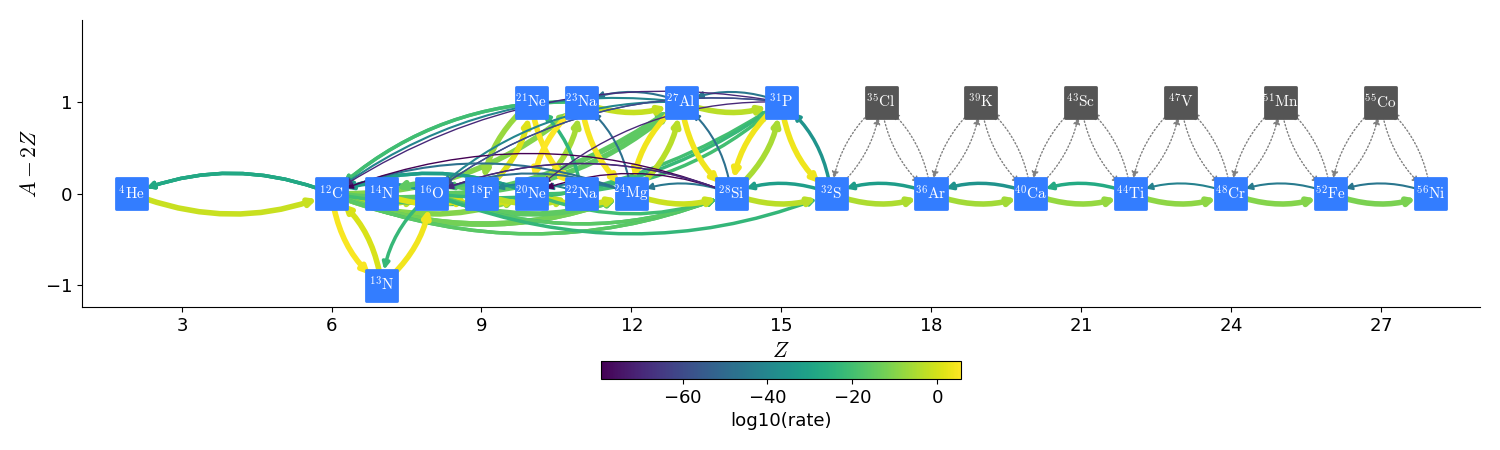

The script that drew this image:
# an approximate network for He/C burning with key rates
# to bypass the C12(a,g)O16 rate.  This version uses some
# (a,p)(p,g) approximations.

import pynucastro as pyna
from pynucastro.networks import AmrexAstroCxxNetwork

def get_library():

    reaclib_lib = pyna.ReacLibLibrary()

    all_reactants = ["p",
                     "he4", "c12", "o16", "ne20", "mg24", "si28", "s32",
                     "ar36", "ca40", "ti44", "cr48", "fe52", "ni56",
                     "al27", "p31", "cl35", "k39", "sc43", "v47", "mn51", "co55",
                     "n13", "n14", "f18", "ne21", "na22", "na23"]

    subch = reaclib_lib.linking_nuclei(all_reactants)

    # in this list, we have the reactants, the actual reactants,
    # and modified products that we will use instead
    other_rates = [("c12(c12,n)mg23", "mg24"),
                   ("o16(o16,n)s31", "s32"),
                   ("o16(c12,n)si27", "si28")]

    for r, mp in other_rates:
        _r = reaclib_lib.get_rate_by_name(r)
        _r.modify_products(mp)
        subch += pyna.Library(rates=[_r])

    return subch

def doit():

    subch = get_library()

    # these are the rates that we are going to allow to be optionally
    # zeroed
    r1 = subch.get_rate_by_name("c12(p,g)n13")
    r2 = subch.get_rate_by_name("n13(a,p)o16")

    net = AmrexAstroCxxNetwork(libraries=[subch], symmetric_screening=True,
                               disable_rate_params=[r1, r2])
    net.make_ap_pg_approx(intermediate_nuclei=["cl35", "k39", "sc43", "v47", "mn51", "co55"])
    net.remove_nuclei(["cl35", "k39", "sc43", "v47", "mn51", "co55"])

    print(f"number of nuclei: {len(net.unique_nuclei)}")
    print(f"number of rates: {len(net.rates)}")

    comp = pyna.Composition(net.get_nuclei())
    comp.set_all(0.1)
    comp.set_nuc("he4", 0.95)
    comp.normalize()

    rho = 1.e6
    T = 1.e9

    net.plot(rho, T, comp, outfile="subch_approx.png",
             rotated=True, hide_xalpha=True, curved_edges=True,
             size=(1500, 450),
             node_size=500, node_font_size=11, node_color="#337dff", node_shape="s",
             Z_range=(1,29))

    net.write_network()


if __name__ == "__main__":
    doit()
